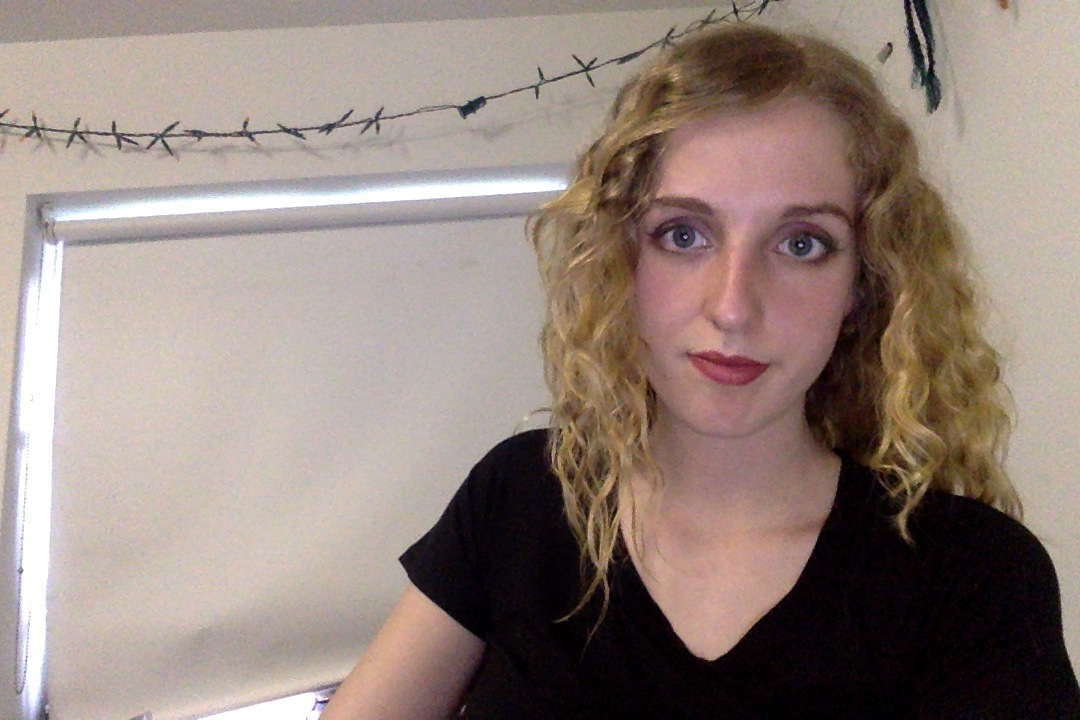
#> input picture term_project/technology_proof/test.jpg, 1080 x 720 px, given in place of the camera
$ python followThingsAroundEyeDetection.py   (older library calls are emulated)
#> lines starting #> are read from the running program, lines starting #| are printed output that depends on the picture

import cv2
import numpy as np
import math


class Struct():
    pass

def detect(img, cascade):
    rects = cascade.detectMultiScale(img, scaleFactor=1.3, minNeighbors=4, minSize=(30, 30), flags = cv2.CASCADE_SCALE_IMAGE)
    if len(rects) == 0:
        return []
    rects[:,2:] += rects[:,:2]
    return rects

def toDegrees(radTheta):
    return round(int(radTheta*57.2))

# [18 lines left out: function drawGlasses, not called in this run]


def getTwoEyes(eyerects):
    biggestArea=0
    biggestEye=None
    secondBiggestArea=0
    secondBiggestEye=None
    if len(eyerects)==2: return eyerects
    for eye in eyerects:
        x1,y1,x2,y2=eye
        currArea=abs(x1-x2)*abs(y1-y2)
        if currArea>biggestArea:
            secondBiggestArea=biggestArea
            secondBiggestEye=biggestEye
            biggestArea=currArea
            biggestEye=eye
    return [biggestEye,secondBiggestEye]

# [31 lines left out: functions getAllEyeXsAndYs, getBiggestFace, getAngleOfRotation, not called in this run]


def getEyeXAndY(frame):
    gray=cv2.cvtColor(frame, cv2.COLOR_BGR2GRAY)
    eyerects=detect(gray,data.eyeCascade)
    twoEyes=getTwoEyes(eyerects)
    if twoEyes[0]==None or twoEyes[1]==None: return data.x,data.y
    x01,y01,x02,y02=twoEyes[0]
    x11,y11,x12,y12=twoEyes[1]
    movement=30
    finalX=((x01+x02)/2+(x11+x12)/2)/2-abs(x01-x11)-movement*data.glassesScale/2
    finalY=((y01+y02)/2+(y11+y12)/2)/2-abs((y01-y02))+movement*2
    smoothFactor=10
    aLargeDistance=20
    if abs(finalX-data.x)<smoothFactor: finalX=data.x
    if abs(finalY-data.y)<smoothFactor:finalY=data.y
    elif abs(finalX-data.x)>aLargeDistance and data.firstFrame==False:finalX=data.x
    elif abs(finalY-data.y)>aLargeDistance and data.firstFrame==False:finalY=data.y
    return finalX,finalY

# [11 lines left out: function getGlassesScale, not called in this run]


data=Struct()
data.glassesImgW=None
data.glassesImgH=None
cap=cv2.VideoCapture(0)
data.prevGray=None
width = int(cap.get(cv2.cv.CV_CAP_PROP_FRAME_WIDTH))
height = int(cap.get(cv2.cv.CV_CAP_PROP_FRAME_HEIGHT))
data.frameCounter=0
data.prevHorizontalDistances,data.prevVerticalDistances=None,None
counter=0
#data.x,data.y=400,400
data.glasses=None
data.glassesScale=1
data.glassesTheta=0
eyes="haarcascades/haarcascade_eye.xml"
face="haarcascades/haarcascade_frontalface_alt.xml"
data.eyeCascade=cv2.CascadeClassifier(eyes)
data.faceCascade=cv2.CascadeClassifier(face)
data.x,data.y=width/2,height/2
data.firstFrame=True
while (True):
    ret,frame=cap.read()
#> frame is the input picture: shape (720, 1080, 3); mean B, G, R 124.1, 131.7, 147.6
    frame=cv2.flip(frame,1)
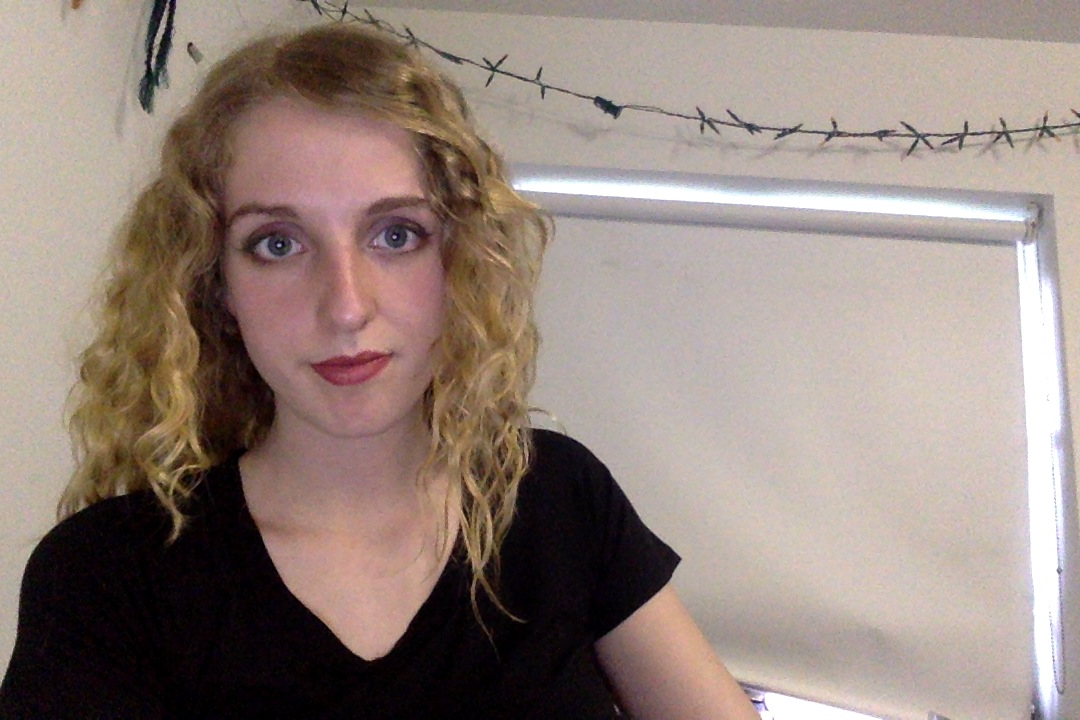
#> frame: shape (720, 1080, 3); mean B, G, R 124.1, 131.7, 147.6
    data.frameCounter+=1
    #cv2.imshow("hi",frame)
    data.x,data.y=getEyeXAndY(frame)
#> in getEyeXAndY, `gray=cv2.cvtColor(frame, cv2.COLOR_BGR2GRAY)`:
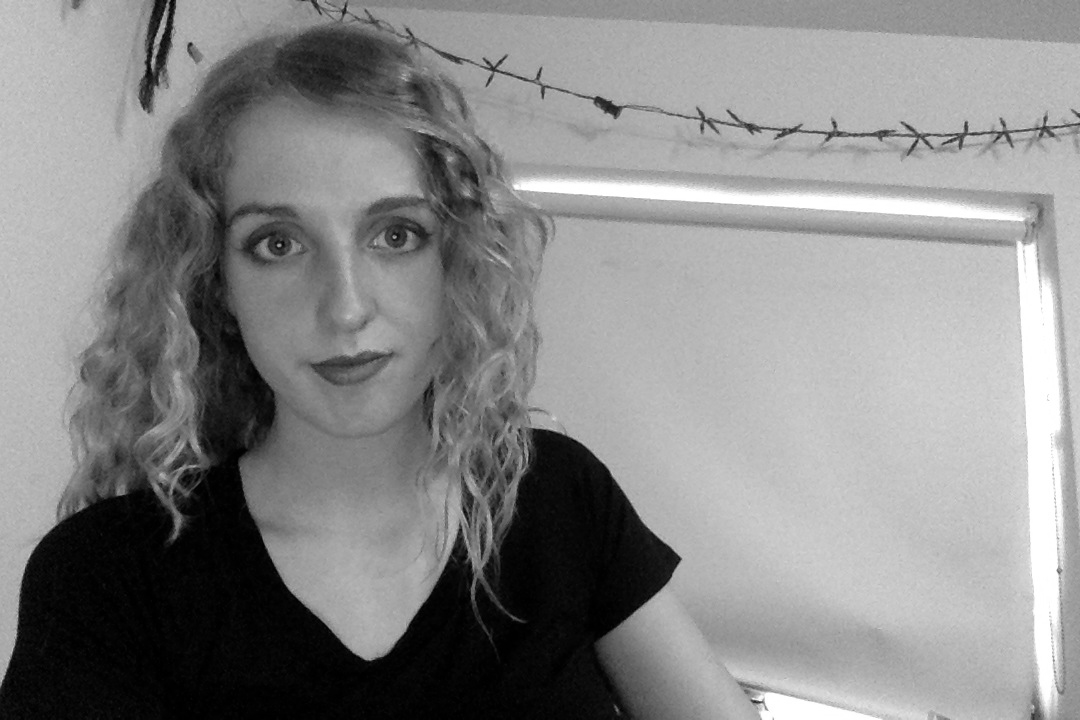
#> gray: shape (720, 1080); min 0, max 255, mean 135.6
#> in detect, `rects = cascade.detectMultiScale(img, scaleFactor=1.3, minNeighbors=4,..`: rects = [[362, 202, 69, 69], [236, 210, 68, 68]]
#> in getEyeXAndY, `eyerects=detect(gray,data.eyeCascade)`: eyerects = [[362, 202, 431, 271], [236, 210, 304, 278]]
#> (the run stopped early here; a loop or call above may not have finished)

$ run again, on term_project/technology_proof/aj.jpg
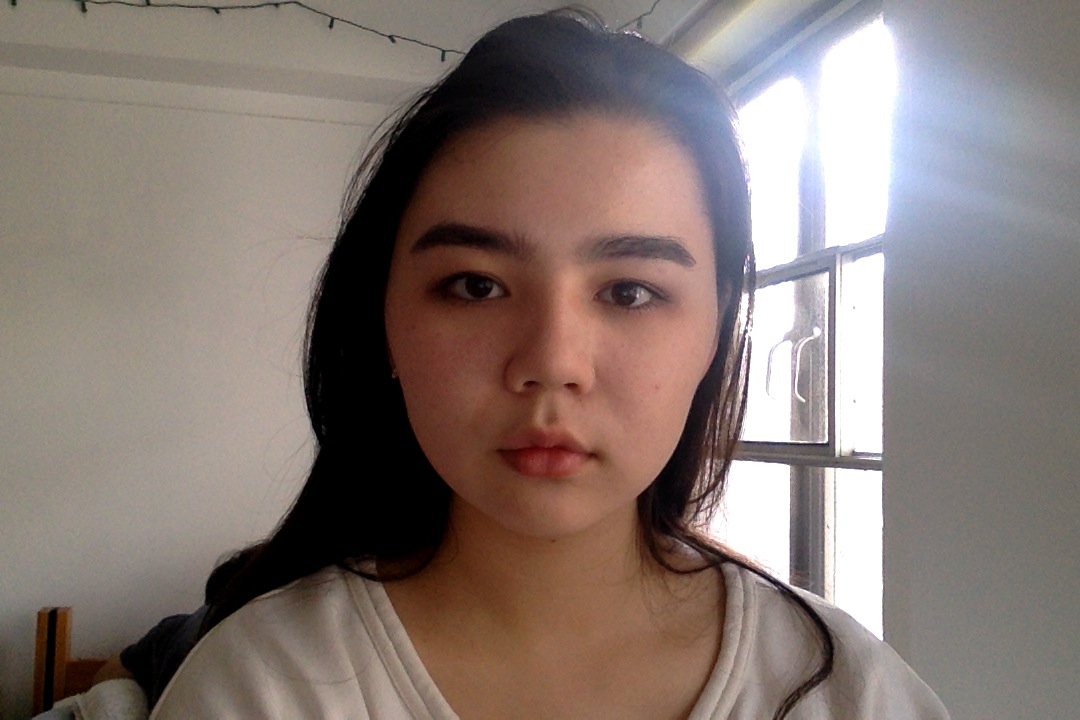
#> input picture term_project/technology_proof/aj.jpg, 1080 x 720 px, given in place of the camera
#> frame is the input picture: shape (720, 1080, 3); mean B, G, R 114.3, 119.9, 133.6
#> `frame=cv2.flip(frame,1)`:
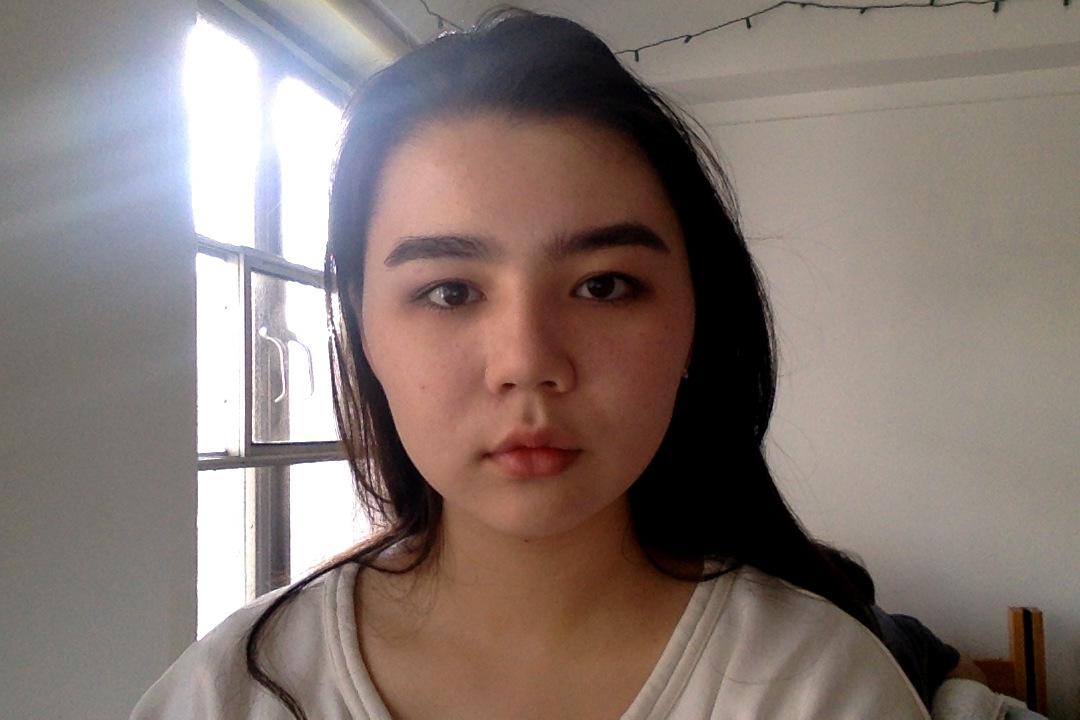
#> frame: shape (720, 1080, 3); mean B, G, R 114.3, 119.9, 133.6
#> in getEyeXAndY, `gray=cv2.cvtColor(frame, cv2.COLOR_BGR2GRAY)`:
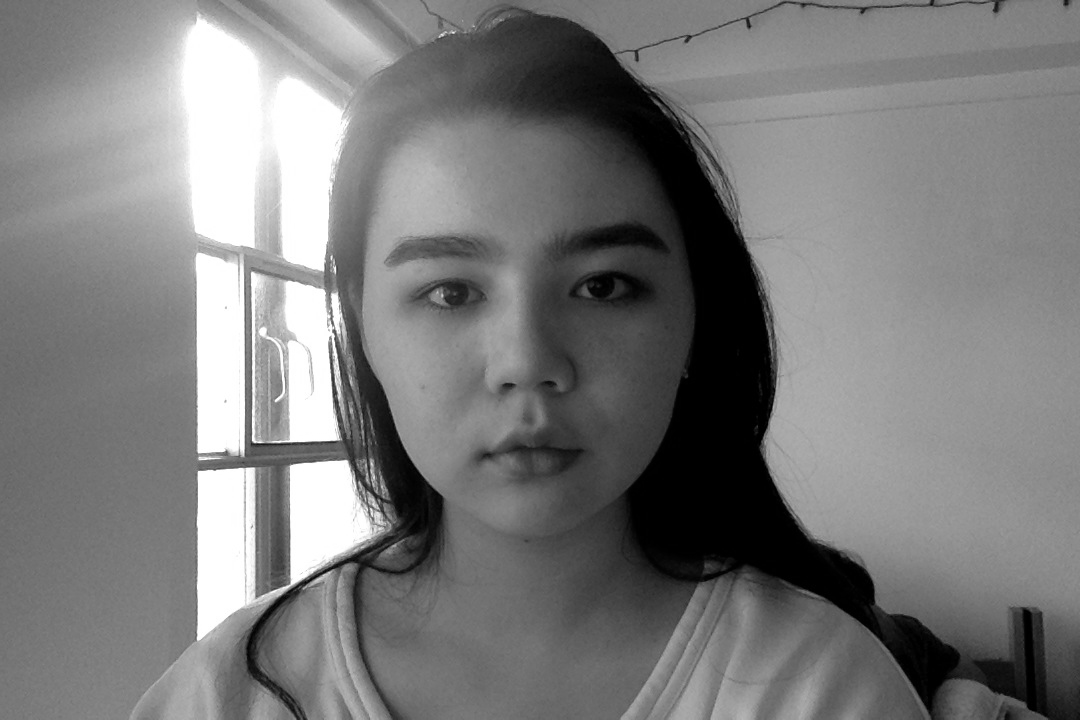
#> gray: shape (720, 1080); min 0, max 255, mean 123.4
#> rects = [[562, 248, 79, 79], [405, 254, 80, 80]]
#> eyerects = [[562, 248, 641, 327], [405, 254, 485, 334]]
